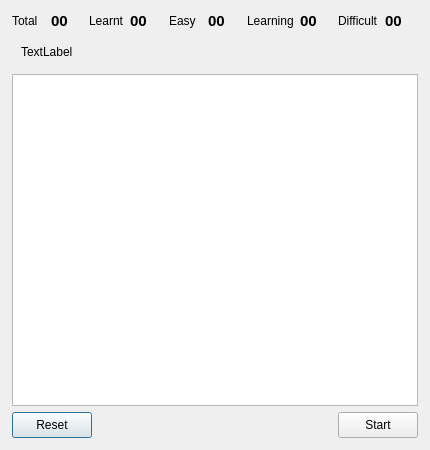
<?xml version="1.0" encoding="UTF-8"?>
<ui version="4.0">
 <class>Practice</class>
 <widget class="QDialog" name="Practice">
  <property name="geometry">
   <rect>
    <x>0</x>
    <y>0</y>
    <width>430</width>
    <height>450</height>
   </rect>
  </property>
  <property name="minimumSize">
   <size>
    <width>430</width>
    <height>450</height>
   </size>
  </property>
  <property name="windowTitle">
   <string>Practice</string>
  </property>
  <property name="windowIcon">
   <iconset resource="../../res.qrc">
    <normaloff>:/images/idiomind.png</normaloff>:/images/idiomind.png</iconset>
  </property>
  <layout class="QGridLayout" name="gridLayout">
   <property name="leftMargin">
    <number>12</number>
   </property>
   <property name="topMargin">
    <number>12</number>
   </property>
   <property name="rightMargin">
    <number>12</number>
   </property>
   <property name="bottomMargin">
    <number>12</number>
   </property>
   <item row="0" column="0">
    <layout class="QVBoxLayout" name="verticalLayout_2">
     <item>
      <widget class="QWidget" name="widget_score" native="true">
       <layout class="QHBoxLayout" name="horizontalLayout_3">
        <property name="leftMargin">
         <number>0</number>
        </property>
        <property name="topMargin">
         <number>0</number>
        </property>
        <property name="rightMargin">
         <number>0</number>
        </property>
        <property name="bottomMargin">
         <number>0</number>
        </property>
        <item>
         <layout class="QHBoxLayout" name="horizontalLayout_2">
          <item>
           <widget class="QLabel" name="label">
            <property name="text">
             <string>Total</string>
            </property>
           </widget>
          </item>
          <item>
           <widget class="QLabel" name="label_2">
            <property name="font">
             <font>
              <pointsize>11</pointsize>
              <weight>75</weight>
              <bold>true</bold>
             </font>
            </property>
            <property name="text">
             <string>00</string>
            </property>
           </widget>
          </item>
          <item>
           <widget class="QLabel" name="label_3">
            <property name="text">
             <string>Learnt</string>
            </property>
           </widget>
          </item>
          <item>
           <widget class="QLabel" name="label_4">
            <property name="font">
             <font>
              <pointsize>11</pointsize>
              <weight>75</weight>
              <bold>true</bold>
             </font>
            </property>
            <property name="text">
             <string>00</string>
            </property>
           </widget>
          </item>
          <item>
           <widget class="QLabel" name="label_5">
            <property name="text">
             <string>Easy</string>
            </property>
           </widget>
          </item>
          <item>
           <widget class="QLabel" name="label_6">
            <property name="font">
             <font>
              <pointsize>11</pointsize>
              <weight>75</weight>
              <bold>true</bold>
             </font>
            </property>
            <property name="text">
             <string>00</string>
            </property>
           </widget>
          </item>
          <item>
           <widget class="QLabel" name="label_7">
            <property name="text">
             <string>Learning</string>
            </property>
           </widget>
          </item>
          <item>
           <widget class="QLabel" name="label_8">
            <property name="font">
             <font>
              <pointsize>11</pointsize>
              <weight>75</weight>
              <bold>true</bold>
             </font>
            </property>
            <property name="text">
             <string>00</string>
            </property>
           </widget>
          </item>
          <item>
           <widget class="QLabel" name="label_9">
            <property name="text">
             <string>Difficult</string>
            </property>
           </widget>
          </item>
          <item>
           <widget class="QLabel" name="label_10">
            <property name="font">
             <font>
              <pointsize>11</pointsize>
              <weight>75</weight>
              <bold>true</bold>
             </font>
            </property>
            <property name="text">
             <string>00</string>
            </property>
           </widget>
          </item>
         </layout>
        </item>
       </layout>
      </widget>
     </item>
     <item>
      <widget class="QWidget" name="widget_final" native="true">
       <layout class="QHBoxLayout" name="horizontalLayout_4">
        <item>
         <widget class="QLabel" name="label_11">
          <property name="text">
           <string>TextLabel</string>
          </property>
         </widget>
        </item>
       </layout>
      </widget>
     </item>
     <item>
      <layout class="QVBoxLayout" name="verticalLayout">
       <item>
        <widget class="QTableWidget" name="tableWidget">
         <property name="focusPolicy">
          <enum>Qt::ClickFocus</enum>
         </property>
         <property name="frameShadow">
          <enum>QFrame::Plain</enum>
         </property>
         <property name="verticalScrollBarPolicy">
          <enum>Qt::ScrollBarAlwaysOff</enum>
         </property>
         <property name="horizontalScrollBarPolicy">
          <enum>Qt::ScrollBarAlwaysOff</enum>
         </property>
         <property name="editTriggers">
          <set>QAbstractItemView::AnyKeyPressed|QAbstractItemView::DoubleClicked</set>
         </property>
         <property name="showDropIndicator" stdset="0">
          <bool>false</bool>
         </property>
         <property name="selectionMode">
          <enum>QAbstractItemView::SingleSelection</enum>
         </property>
         <property name="selectionBehavior">
          <enum>QAbstractItemView::SelectRows</enum>
         </property>
         <property name="showGrid">
          <bool>false</bool>
         </property>
         <property name="gridStyle">
          <enum>Qt::NoPen</enum>
         </property>
         <property name="wordWrap">
          <bool>false</bool>
         </property>
         <property name="cornerButtonEnabled">
          <bool>false</bool>
         </property>
         <property name="columnCount">
          <number>2</number>
         </property>
         <attribute name="horizontalHeaderVisible">
          <bool>false</bool>
         </attribute>
         <attribute name="horizontalHeaderHighlightSections">
          <bool>false</bool>
         </attribute>
         <attribute name="verticalHeaderVisible">
          <bool>false</bool>
         </attribute>
         <attribute name="verticalHeaderDefaultSectionSize">
          <number>42</number>
         </attribute>
         <attribute name="verticalHeaderHighlightSections">
          <bool>false</bool>
         </attribute>
         <column/>
         <column/>
        </widget>
       </item>
      </layout>
     </item>
     <item>
      <layout class="QHBoxLayout" name="horizontalLayout">
       <item>
        <widget class="QPushButton" name="pushButton_2">
         <property name="minimumSize">
          <size>
           <width>0</width>
           <height>26</height>
          </size>
         </property>
         <property name="text">
          <string>Reset</string>
         </property>
        </widget>
       </item>
       <item>
        <spacer name="horizontalSpacer">
         <property name="orientation">
          <enum>Qt::Horizontal</enum>
         </property>
         <property name="sizeHint" stdset="0">
          <size>
           <width>40</width>
           <height>20</height>
          </size>
         </property>
        </spacer>
       </item>
       <item>
        <widget class="QPushButton" name="pushButton">
         <property name="minimumSize">
          <size>
           <width>0</width>
           <height>26</height>
          </size>
         </property>
         <property name="text">
          <string>Start</string>
         </property>
        </widget>
       </item>
      </layout>
     </item>
    </layout>
   </item>
  </layout>
 </widget>
 <resources>
  <include location="../../res.qrc"/>
 </resources>
 <connections/>
</ui>
